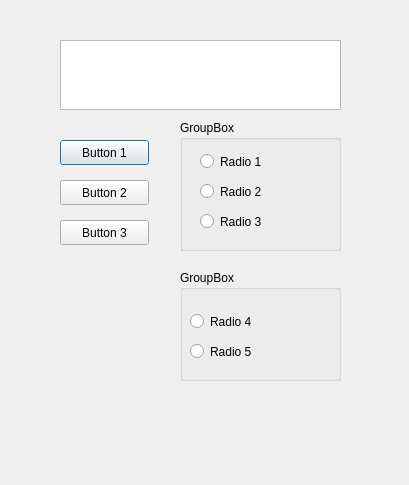
<?xml version="1.0" encoding="UTF-8"?>
<ui version="4.0">
 <class>Dialog</class>
 <widget class="QDialog" name="Dialog">
  <property name="geometry">
   <rect>
    <x>0</x>
    <y>0</y>
    <width>409</width>
    <height>485</height>
   </rect>
  </property>
  <property name="windowTitle">
   <string>Dialog</string>
  </property>
  <widget class="QTextEdit" name="textEdit">
   <property name="geometry">
    <rect>
     <x>60</x>
     <y>40</y>
     <width>281</width>
     <height>70</height>
    </rect>
   </property>
  </widget>
  <widget class="QPushButton" name="pushButton_1">
   <property name="geometry">
    <rect>
     <x>60</x>
     <y>140</y>
     <width>89</width>
     <height>25</height>
    </rect>
   </property>
   <property name="text">
    <string>Button 1</string>
   </property>
  </widget>
  <widget class="QPushButton" name="pushButton_2">
   <property name="geometry">
    <rect>
     <x>60</x>
     <y>180</y>
     <width>89</width>
     <height>25</height>
    </rect>
   </property>
   <property name="text">
    <string>Button 2</string>
   </property>
  </widget>
  <widget class="QGroupBox" name="groupBox">
   <property name="geometry">
    <rect>
     <x>180</x>
     <y>120</y>
     <width>161</width>
     <height>131</height>
    </rect>
   </property>
   <property name="title">
    <string>GroupBox</string>
   </property>
   <widget class="QRadioButton" name="radio_1">
    <property name="geometry">
     <rect>
      <x>20</x>
      <y>30</y>
      <width>112</width>
      <height>23</height>
     </rect>
    </property>
    <property name="text">
     <string>Radio 1</string>
    </property>
   </widget>
   <widget class="QRadioButton" name="radio_2">
    <property name="geometry">
     <rect>
      <x>20</x>
      <y>60</y>
      <width>112</width>
      <height>23</height>
     </rect>
    </property>
    <property name="text">
     <string>Radio 2</string>
    </property>
   </widget>
   <widget class="QRadioButton" name="radio_3">
    <property name="geometry">
     <rect>
      <x>20</x>
      <y>90</y>
      <width>112</width>
      <height>23</height>
     </rect>
    </property>
    <property name="text">
     <string>Radio 3</string>
    </property>
   </widget>
  </widget>
  <widget class="QPushButton" name="pushButton_3">
   <property name="geometry">
    <rect>
     <x>60</x>
     <y>220</y>
     <width>89</width>
     <height>25</height>
    </rect>
   </property>
   <property name="text">
    <string>Button 3</string>
   </property>
  </widget>
  <widget class="QGroupBox" name="groupBox_2">
   <property name="geometry">
    <rect>
     <x>180</x>
     <y>270</y>
     <width>161</width>
     <height>111</height>
    </rect>
   </property>
   <property name="title">
    <string>GroupBox</string>
   </property>
   <widget class="QRadioButton" name="radio_4">
    <property name="geometry">
     <rect>
      <x>10</x>
      <y>40</y>
      <width>112</width>
      <height>23</height>
     </rect>
    </property>
    <property name="text">
     <string>Radio 4</string>
    </property>
   </widget>
   <widget class="QRadioButton" name="radio_5">
    <property name="geometry">
     <rect>
      <x>10</x>
      <y>70</y>
      <width>112</width>
      <height>23</height>
     </rect>
    </property>
    <property name="text">
     <string>Radio 5</string>
    </property>
   </widget>
  </widget>
 </widget>
 <resources/>
 <connections/>
</ui>
